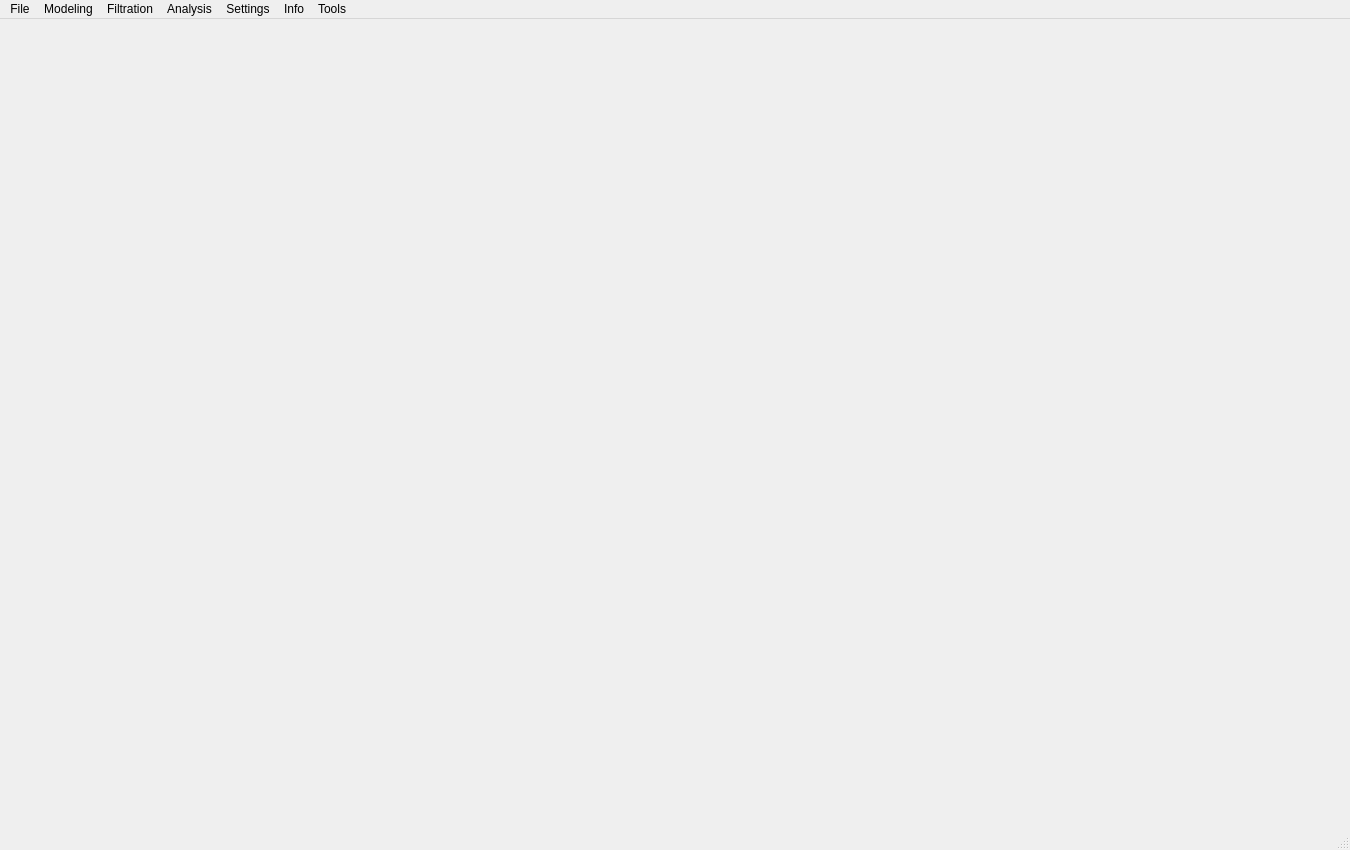
<?xml version="1.0" encoding="UTF-8"?>
<ui version="4.0">
 <class>MainWindow</class>
 <widget class="QMainWindow" name="MainWindow">
  <property name="geometry">
   <rect>
    <x>0</x>
    <y>0</y>
    <width>1350</width>
    <height>850</height>
   </rect>
  </property>
  <property name="windowTitle">
   <string>MainWindow</string>
  </property>
  <property name="styleSheet">
   <string notr="true"/>
  </property>
  <widget class="QWidget" name="centralwidget"/>
  <widget class="QMenuBar" name="menubar">
   <property name="geometry">
    <rect>
     <x>0</x>
     <y>0</y>
     <width>1350</width>
     <height>21</height>
    </rect>
   </property>
   <widget class="QMenu" name="menuFile">
    <property name="title">
     <string>File</string>
    </property>
    <addaction name="actionOpen"/>
   </widget>
   <widget class="QMenu" name="menuModeling">
    <property name="title">
     <string>Modeling</string>
    </property>
   </widget>
   <widget class="QMenu" name="menuFiltration">
    <property name="title">
     <string>Filtration</string>
    </property>
   </widget>
   <widget class="QMenu" name="menuAnalysis">
    <property name="title">
     <string>Analysis</string>
    </property>
   </widget>
   <widget class="QMenu" name="menuSettings">
    <property name="title">
     <string>Settings</string>
    </property>
   </widget>
   <widget class="QMenu" name="menuInfo">
    <property name="title">
     <string>Info</string>
    </property>
    <addaction name="actionAbout"/>
   </widget>
   <widget class="QMenu" name="menuTools">
    <property name="title">
     <string>Tools</string>
    </property>
    <addaction name="actionChannel_Information"/>
    <addaction name="actionModeling"/>
   </widget>
   <addaction name="menuFile"/>
   <addaction name="menuModeling"/>
   <addaction name="menuFiltration"/>
   <addaction name="menuAnalysis"/>
   <addaction name="menuSettings"/>
   <addaction name="menuInfo"/>
   <addaction name="menuTools"/>
  </widget>
  <widget class="QStatusBar" name="statusbar"/>
  <action name="actionOpen">
   <property name="text">
    <string>Open</string>
   </property>
  </action>
  <action name="actionChannel_Information">
   <property name="text">
    <string>Channel Information</string>
   </property>
  </action>
  <action name="actionAbout">
   <property name="text">
    <string>About</string>
   </property>
  </action>
  <action name="actionOscillogram">
   <property name="text">
    <string>Oscillogram</string>
   </property>
  </action>
  <action name="actionModeling">
   <property name="text">
    <string>Modeling</string>
   </property>
  </action>
 </widget>
 <resources/>
 <connections/>
</ui>
